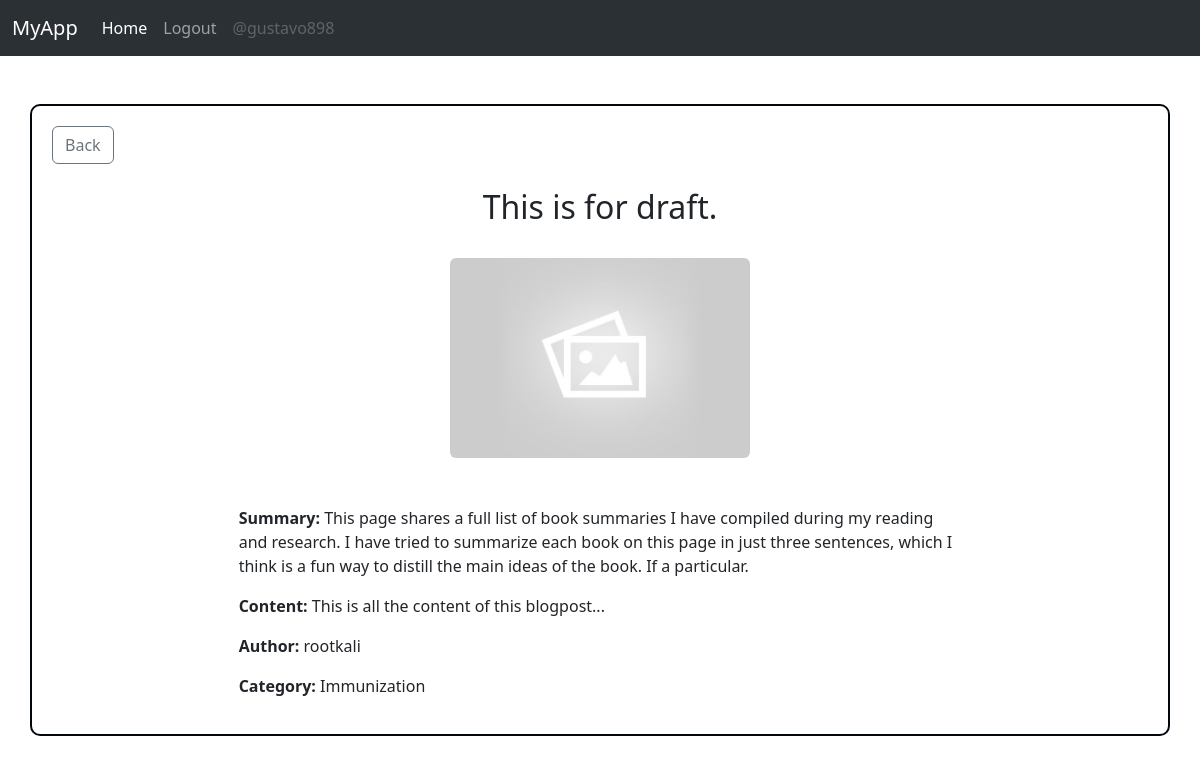
The page /blogpost-detail/2/ (signed in) on the database its author committed.
### myapp/models.py (models this page shows, shortened)
class CustomUser(AbstractUser):
    USER_TYPE_CHIOCE = (
        ('doctor', "Doctor"),
        ('patient', "Patient")
    )
    user_type = models.CharField(max_length=100, choices=USER_TYPE_CHIOCE, default='patient')
    first_name = models.CharField(max_length=200, null=True)
    last_name = models.CharField(max_length=200, null=True)
    email = models.EmailField(unique=True, null=True)
    profile_picture = models.ImageField(default='avatar.svg')
    address_line1 = models.CharField(max_length=255)
    city = models.CharField(max_length=200)
    state = models.CharField(max_length=200)
    pincode = models.CharField(max_length=20)

class BlogPost(models.Model):
    title = models.CharField(max_length=200)
    image = models.ImageField(default='default.jpg')
    category = models.ForeignKey(Category, on_delete=models.CASCADE, null=True, blank=True)
    summary = models.TextField(null=True, blank=True)
    content = models.TextField(null=True, blank=True)
    author = models.ForeignKey(CustomUser, on_delete=models.CASCADE)
    is_draft = models.BooleanField(default=False)
    @property
    def imageURL(self):
        try:
            url = self.image.url
        except:
            url = ''
        return url

class Category(models.Model):
    name = models.CharField(max_length=100)
    def __str__(self):
        return self.name

### myapp/views.py (the view)
# urls.py: path('blogpost-detail/<int:pk>/', views.blogpost_detail, name="blogpost-detail"),
@login_required(login_url='login')
def blogpost_detail(request, pk):
    post = BlogPost.objects.get(id=pk)
    context = {'post' : post}
    return render(request, 'myapp/blogpost_detail.html', context)

### myapp/templates/myapp/blogpost_detail.html (shortened to what this page needs)
{% extends 'main.html' %}
{% block content %}
<div class="container container-border">
  <a href="{% url 'doctor-dashboard' %}" class="btn btn-outline-secondary"> Back</a>
    <br><br>
    <div class="row">
      <div class="col-md-8 offset-md-2">
        <div>
          <div class="text-center">
            <h2>{{ post.title }}</h2>
            <br>
            <img src="{{ post.imageURL }}" class="rounded" alt="{{post.title}}" height="200">
          </div>
          <br><br>
          <p><strong>Summary:</strong> {{ post.summary }}</p>
          <p><strong>Content:</strong> {{ post.content }}</p>
          <p><strong>Author:</strong> {{ post.author.username }}</p>
          <p><strong>Category:</strong> {{ post.category }}</p>
        </div>
      </div>
    </div>
  </div>
  <br><br>
{% endblock content %}

### templates/navbar.html (shortened to what this page needs)
<nav class="navbar navbar-expand-lg bg-body-tertiary" data-bs-theme="dark">
    <div class="container-fluid">
      <a class="navbar-brand disabled" href="#">MyApp</a>
      <div class="collapse navbar-collapse" id="navbarSupportedContent">
        <ul class="navbar-nav me-auto mb-2 mb-lg-0">
          <li class="nav-item">
            <a class="nav-link active" aria-current="page" href="{% url 'home' %}">Home</a>
          </li>
          {% if request.user.is_authenticated %}
          <li class="nav-item">
            <a class="nav-link" href="{% url 'logout' %}">Logout</a>
          </li>
          <li class="nav-item">
            <a class="nav-link disabled" aria-disabled="true">@{{request.user}}</a>
          </li>
          {% endif %}
        </ul>
      </div>
    </div>
  </nav>

### myapp/templates/myapp/blogpost_detail.html (style rules this page uses)
.container-border { border: 2px solid #01070c; border-radius: 10px; padding: 20px; }

### rows shown on the page
CustomUser: user "gustavo898"
BlogPost: title "This is for draft.", imageURL (placeholder picture), summary "This page shares a full list of book summaries I have compiled during my reading and research. I have tried to summarize each book on this page in just three sentences, which I think is a fun way to distill the main ideas of the book. If a particular.", content "This is all the content of this blogpost...", author.username "rootkali", category "Immunization"
